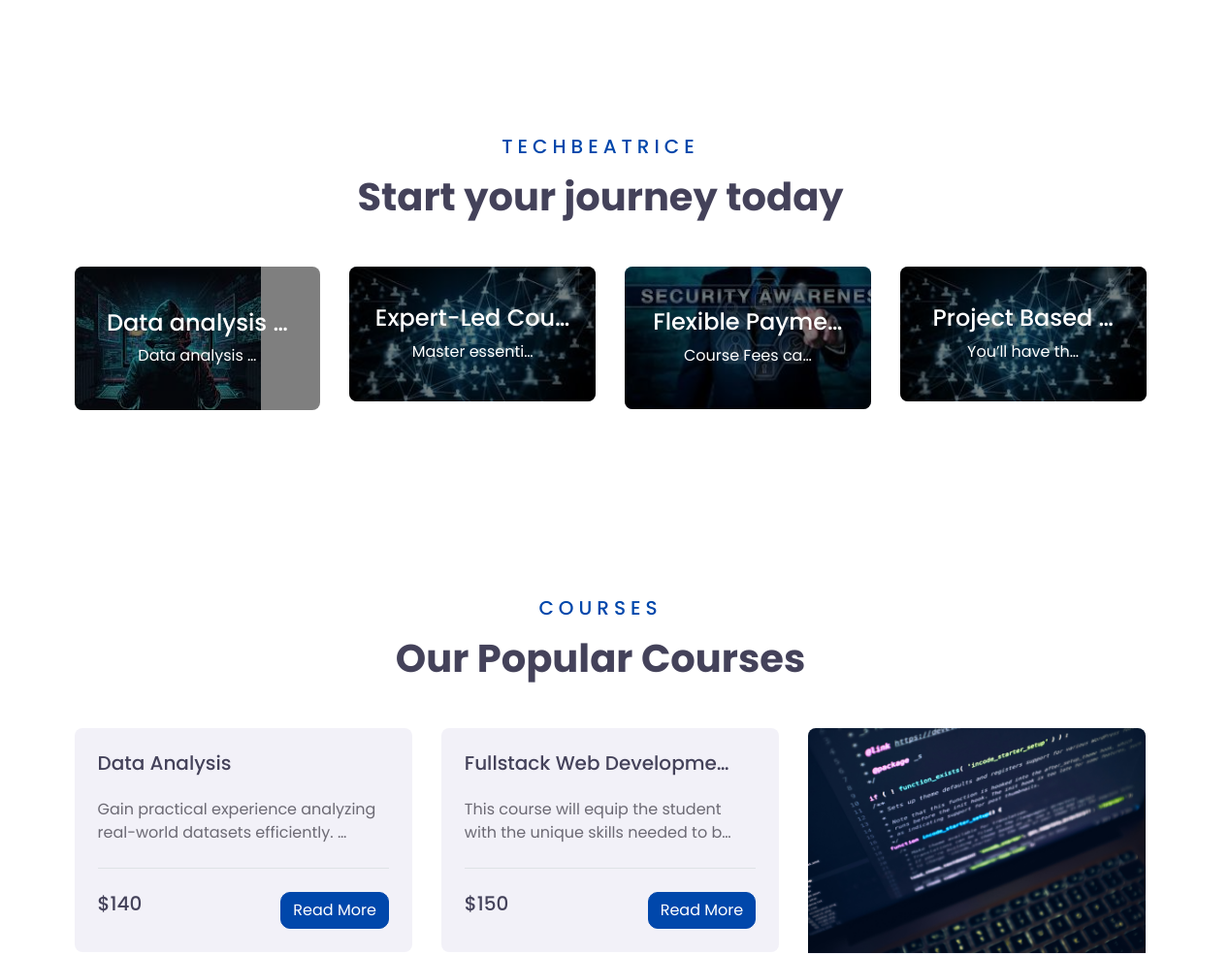
The app's page / (middle part), older data.
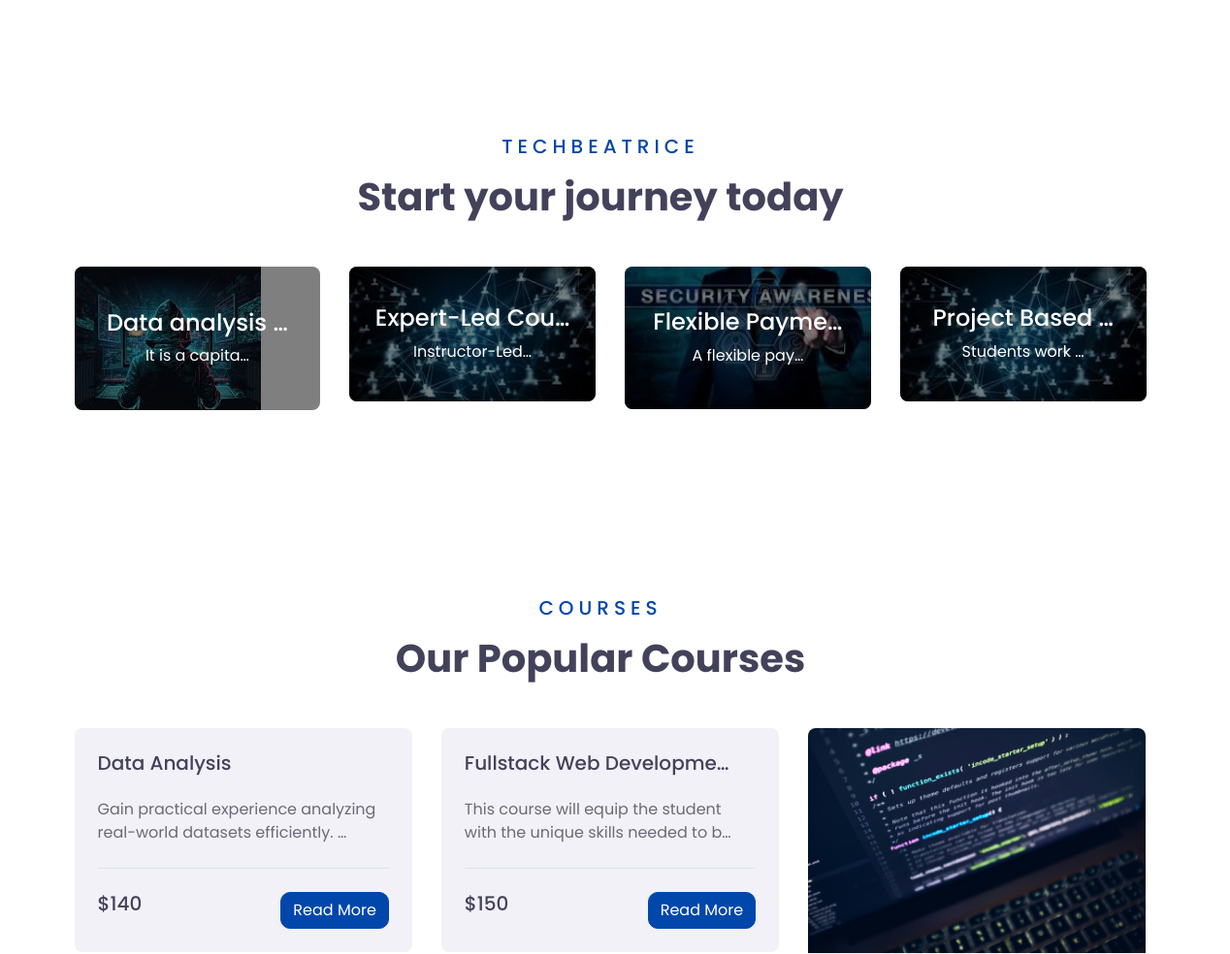
The same page, newer data.
### techbeatrice/models.py (models this page shows, shortened)
class Techbeatrice_Subjects(models.Model):
    techbeatrice_subjects_title = models.CharField(max_length =205, blank=True, null=True)
    techbeatrice_subjects_sub_title = models.CharField(max_length =205, blank=True, null=True)
    techbeatrice_subjects_description = models.TextField()
    techbeatrice_subjects_sub_description = models.TextField()
    techbeatrice_subjects_img = models.ImageField(upload_to ='tech_subjects_img/',blank=True,null=True)
    techbeatrice_subjects_sub_img = models.ImageField(upload_to ='tech_subjects_sub_img/',blank=True,null=True)
    techbeatrice_subjects_slug = models.SlugField (max_length =205,blank=True, null=True)
    techbeatrice_subjects_publish_date = models.DateTimeField (auto_now_add= True)
    techbeatrice_subjects_author = models.ForeignKey(User, on_delete=models.CASCADE)
    class Meta:
        ordering =['-techbeatrice_subjects_publish_date']

class Techbeatrice_Courses_PostModel(models.Model):
    techbeatrice_courses_title = models.CharField(max_length =255, blank=True, null=True)
    techbeatrice_courses_sub_title = models.CharField(max_length =255, blank=True, null=True)
    techbeatrice_courses_cost_price = models.IntegerField(default ='0', blank=True, null=True)
    techbeatrice_courses_description = models.TextField()
    techbeatrice_courses_sub_description = models.TextField()
    techbeatrice_courses_img = models.ImageField(upload_to ='tech_courses_img/',blank=True,null=True)
    techbeatrice_courses_sub_img = models.ImageField(upload_to ='tech_courses_sub_img/',blank=True,null=True)
    techbeatrice_courses_slug = models.SlugField (max_length =255,blank=True, null=True)
    techbeatrice_courses_publish_date = models.DateTimeField (auto_now_add= True)
    techbeatrice_courses_author = models.ForeignKey(User, on_delete=models.CASCADE)
    class Meta:
        ordering =['-techbeatrice_courses_publish_date']

### techbeatrice/views.py (the view)
# urls.py: path('', HomeView.as_view(), name="home"),
class HomeView(ListView):
    model = Techbeatrice_Subjects
    template_name = 'techbeatrice/home.html'
    def get_context_data(self, **kwargs):
        context = super().get_context_data(**kwargs)
        context['second_techbeatrices'] = Techbeatrice_Courses_PostModel.objects.all()
        return context

### templates/techbeatrice/home.html (shortened to what this page needs)
{% extends "base.html" %}
{% load static %}
{% block content %}
<div class="container-fluid py-5">
    <div class="container pt-5 pb-3">
        <div class="text-center mb-5">
            <h5 class="text-primary text-uppercase mb-3" style="letter-spacing: 5px;">Techbeatrice</h5>
            <h1>Start your journey today</h1>
        </div>
        <div class="row">
            {% for post in object_list %}
            <div class="col-lg-3 col-md-6 mb-4">
                <div class="cat-item position-relative overflow-hidden rounded mb-2">
                    <a href="{% url 'detail' post.pk %}">
                    <img class="img-fluid" src="{{ post.techbeatrice_subjects_img.url }}" height="230px" alt="">
                    <a class="cat-overlay text-white text-decoration-none"href="{% url 'detail' post.pk %}">
                        <h4 class="text-white font-weight-medium">{{ post.techbeatrice_subjects_title|truncatechars:15}}</h4>
                        <span>{{ post.techbeatrice_subjects_description|truncatechars:15}}</span>
                    </a>
                </div>
            </div>
            {% endfor %}
        </div>
    </div>
</div>
    <div class="container-fluid py-5">
        <div class="container py-5">
            <div class="text-center mb-5">
                <h5 class="text-primary text-uppercase mb-3" style="letter-spacing: 5px;">Courses</h5>
                <h1>Our Popular Courses</h1>
            </div>
            <div class="row">
                {% for second_techbeatrice in second_techbeatrices %}
                <div class="col-lg-4 col-md-6 mb-4">
                    <div class="rounded overflow-hidden mb-2">
                        {% if second_techbeatrice.techbeatrice_courses_img %}
                        <a class="h5" href="{% url 'second_detail' second_techbeatrice.pk %}">
                        <img class="img-fluid" src="{{ second_techbeatrice.techbeatrice_courses_img.url }}" height="215px" alt="">
                        </a>
                        {% endif %}
                        <div class="bg-secondary p-4">
                            <a class="h5" href="{% url 'second_detail' second_techbeatrice.pk %}">{{ second_techbeatrice.techbeatrice_courses_title|truncatechars:24 }}</a><br><br>
                            <p>{{ second_techbeatrice.techbeatrice_courses_description |truncatechars:70}}</p>
                            <div class="border-top mt-4 pt-4">
                                <div class="d-flex justify-content-between">
                                    <h5 class="m-0">${{ second_techbeatrice.techbeatrice_courses_cost_price}}</h5>
                                    <div class="btn-wrapper">
                                        <a href="{% url 'second_detail' second_techbeatrice.pk %}" class="btn btn-primary"style="border-radius: 10px;">Read More</a>
                                    </div>
                                </div>
                            </div>
                        </div>
                    </div>
                 </div>
                {% endfor %}
            </div>
        </div>
    </div>
    {% endblock %}

### templates/base.html (shortened to what this page needs)
{% load static %}
<html lang="en">
<head>
    <link href="https://cdnjs.cloudflare.com/ajax/libs/font-awesome/5.10.0/css/all.min.css" rel="stylesheet">
    <link href="https://cdn.jsdelivr.net/npm/bootstrap@5.1.3/dist/css/bootstrap.min.css" rel="stylesheet">
    <link href="{% static 'lib/owlcarousel/assets/owl.carousel.min.css' %}" rel="stylesheet">
    <link href="{% static 'css/style.css' %}" rel="stylesheet">
</head>
<body>
    <br>
    {% block content %}
    {% endblock %}
</body>
</html>

Row changes from the older to the newer data that the page shows:
changed Techbeatrice_Subjects "Data analysis …": techbeatrice_subjects_description "Data analysis …" → "It is a capita…"
changed Techbeatrice_Subjects "Expert-Led Cou…": techbeatrice_subjects_description "Master essenti…" → "Instructor-Led…"
changed Techbeatrice_Subjects "Flexible Payme…": techbeatrice_subjects_description "Course Fees ca…" → "A flexible pay…"
changed Techbeatrice_Subjects "Project Based …": techbeatrice_subjects_description "You’ll have th…" → "Students work …"
